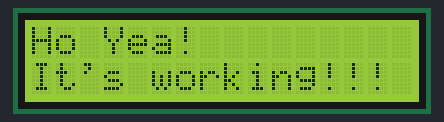
Bench run of a program on a simulated Raspberry Pi (BCM pin numbers). Shown: 16×2 character LCD. The clock reads 2024-03-15 10:24:30 at power-on unless the program sets it.

Above: at 0.1 s.
At 2.1 s:
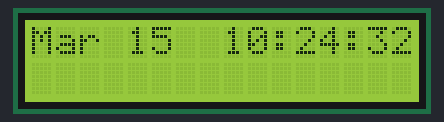
At 11.3 s:
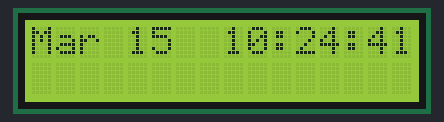
At 20.5 s:
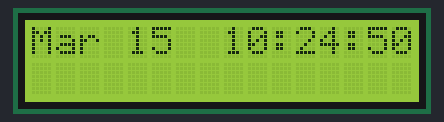
At 29.7 s:
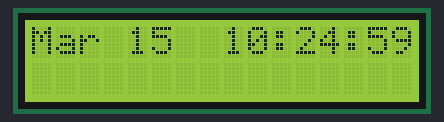
At 38.9 s:
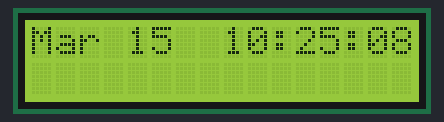

The program:

lcd.py
```python
# sudo apt-get install python3-pip
# sudo pip3 install adafruit-blinka
# sudo pip3 install adafruit-circuitpython-charlcd


from subprocess import Popen, PIPE
from time import sleep
from datetime import datetime
import board
import digitalio
import adafruit_character_lcd.character_lcd as characterlcd

# Modify this if you have a different sized character LCD
lcd_columns = 16
lcd_rows = 2

# compatible with all versions of RPI as of Jan. 2019
# v1 - v3B+
lcd_rs = digitalio.DigitalInOut(board.D22)
lcd_en = digitalio.DigitalInOut(board.D17)
lcd_d4 = digitalio.DigitalInOut(board.D25)
lcd_d5 = digitalio.DigitalInOut(board.D24)
lcd_d6 = digitalio.DigitalInOut(board.D23)
lcd_d7 = digitalio.DigitalInOut(board.D18)

# Initialise the lcd class
lcd = characterlcd.Character_LCD_Mono(lcd_rs, lcd_en, lcd_d4, lcd_d5, lcd_d6,
                                      lcd_d7, lcd_columns, lcd_rows)


# wipe LCD screen before we start
lcd.clear()
lcd.message = "Ho Yea!\nIt's working!!!"
sleep(2)
lcd.clear()

try:
    while True:
        lcd.message = datetime.now().strftime('%b %d  %H:%M:%S')
        sleep(1)

except KeyboardInterrupt:
    lcd.clear()
```

Measured:
- what the display in image 0 shows lasts 2.0 s, from 0.0 s to 2.0 s
- what the display in image 1 shows lasts 1.0 s, from 2.1 s to 3.1 s
